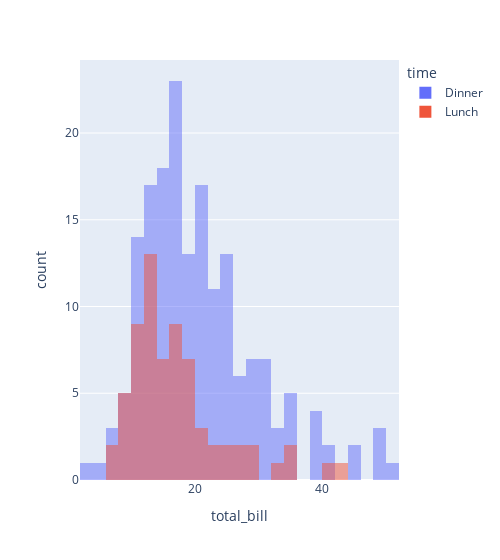

The notebook cell saved with this chart:
### Code cell
px.histogram(
    data_frame=tip_df,
    x='total_bill',
    width=500,
    color='time',
    barmode='overlay'
)

### Figure 1 — Plotly figure (JSON) as saved in the notebook; plotly's stock layout.template omitted (floating-point values rounded to 4 significant figures; data arrays with more than 128 entries replaced by an {"elided": "..."} marker saying what was removed)
{"data": [{"bingroup": "x", "hovertemplate": "time=Dinner<br>total_bill=%{x}<br>count=%{y}<extra></extra>", "legendgroup": "Dinner", "marker": {"color": "#636efa", "opacity": 0.5, "pattern": {"shape": ""}}, "name": "Dinner", "orientation": "v", "showlegend": true, "type": "histogram", "x": {"elided": "176 float values"}, "xaxis": "x", "yaxis": "y"}, {"bingroup": "x", "hovertemplate": "time=Lunch<br>total_bill=%{x}<br>count=%{y}<extra></extra>", "legendgroup": "Lunch", "marker": {"color": "#EF553B", "opacity": 0.5, "pattern": {"shape": ""}}, "name": "Lunch", "orientation": "v", "showlegend": true, "type": "histogram", "x": [27.2, 22.76, 17.29, 19.44, 16.66, 10.07, 32.68, 15.98, 34.83, 13.03, 18.28, 24.71, 21.16, 10.65, 12.43, 24.08, 11.69, 13.42, 14.26, 15.95, 12.48, 29.8, 8.52, 14.52, 11.38, 22.82, 19.08, 20.27, 11.17, 12.26, 18.26, 8.51, 10.33, 14.15, 16.0, 13.16, 17.47, 34.3, 41.19, 27.05, 16.43, 8.35, 18.64, 11.87, 9.78, 7.51, 19.81, 28.44, 15.48, 16.58, 7.56, 10.34, 43.11, 13.0, 13.51, 18.71, 12.74, 13.0, 16.4, 20.53, 16.47, 12.16, 13.42, 8.58, 15.98, 13.42, 16.27, 10.09], "xaxis": "x", "yaxis": "y"}], "layout": {"barmode": "overlay", "legend": {"title": {"text": "time"}, "tracegroupgap": 0}, "margin": {"t": 60}, "width": 500, "xaxis": {"anchor": "y", "domain": [0, 1], "title": {"text": "total_bill"}}, "yaxis": {"anchor": "x", "domain": [0, 1], "title": {"text": "count"}}}}
